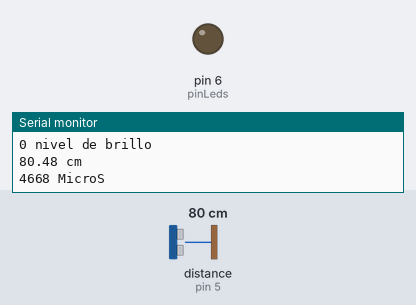
The sketch below on a simulated Arduino Uno, built with avr-gcc and run on an emulated ATmega328P. Parts: output pins drawn as LEDs (lit = HIGH), the last lines printed to the serial monitor. Wiring (inferred from the names in the program): ultrasonic range finder: trigger pin 4; echo pin 5. Inputs (shaded band) come from the test bench; at power-on: distance to the obstacle (sensor on pin 5) 80 cm. The echo pulse lasts 58.3 µs per cm; pins used as bus, display or sensor lines are not drawn.

Above: at 1.2 s.
1.3 s: distance to the obstacle (sensor on pin 5) set to 6 cm
4.3 s: distance to the obstacle (sensor on pin 5) set to 3 cm
At 5.4 s:
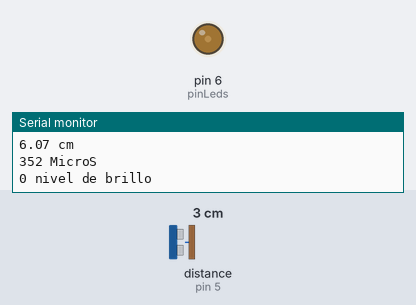
At 6.6 s:
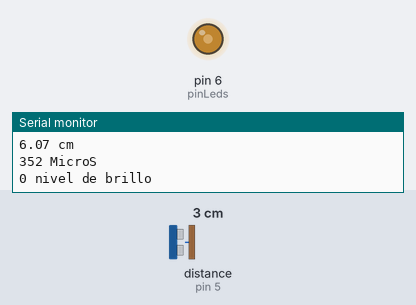
7.3 s: distance to the obstacle (sensor on pin 5) set to 18 cm
At 10.8 s:
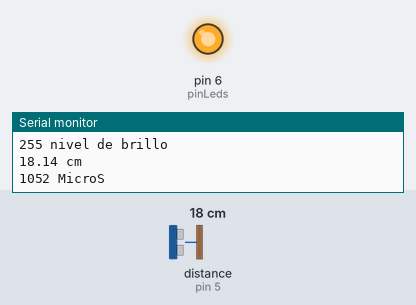
Timing chart, 0 to 12.3 s (numbered marks = the images above; inputs shaded):
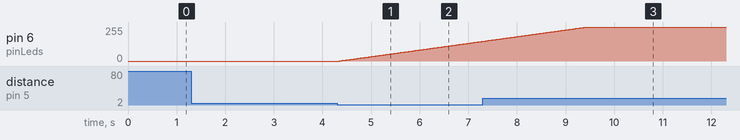

The sketch:

TP_FINAL_v4.ino
```cpp
const int pinTrigger = 4;
const int pinEcho = 5;
const int pinLeds = 6;
bool state = false;
int brillo = 0;


void setup() {
  // put your setup code here, to run once:

  pinMode (pinTrigger, OUTPUT); //Seteo Salida Sensor Distancia
  pinMode (pinEcho, INPUT); //Seteo Entrada Sensor Distancia
  pinMode (pinLeds, OUTPUT); //Seteo Salida para LedBar
  Serial.begin(9600); //Inicializo el puerto serial a 9600 bauds
  while (!Serial); //Para Arduino Leonardo o Mega, tienen un uso distinto del puerto USB


}

void loop() {
  // put your main code here, to run repeatedly:

  int echoStatus = LOW;
  unsigned long lastHighTime = 0;
  unsigned long lastLowTime = 0;
  unsigned long deltaTime = 0;
  float distance = 0;


  digitalWrite (pinTrigger, HIGH); //envio señal ultrasonido
  delayMicroseconds(10); //por 10 microsegundos
  digitalWrite (pinTrigger, LOW); //dejo de enviar la señal

  echoStatus = digitalRead(pinEcho); //Leo señal de retorno de ultrasonido

  while (echoStatus  == LOW)
  {
    echoStatus = digitalRead(pinEcho); //Tengo que seguir leyendo hasta empezar a recibir la señal de echo
  }

  lastHighTime = micros(); //Almaceno el tiempo en el cual empiezo a recibir la señal de echo

  while (echoStatus  == HIGH)
  {
    echoStatus = digitalRead(pinEcho); //Tengo que seguir leyendo hasta terminar de recibir la señal de echo
  }

  lastLowTime = micros(); //Almaceno el tiempo en el cual dejo de recibir la señal de echo

  if (lastLowTime < lastHighTime)
    return;

  deltaTime = lastLowTime - lastHighTime; // Resto los 2 tiempos y me quedo con la diferencia que es la cantidad de tiempo
  distance = (float)deltaTime / 58;

  if (distance <= 5 && state == false)
  {
    while (brillo <= 255)
    {
      analogWrite(pinLeds , brillo);
      brillo++;
      delay(20);
    }
    brillo = 255;
    state = true;
  }
  else if (distance <= 5 && state == true)
  {
    while (brillo >=0)
    {
      analogWrite(pinLeds , brillo);
      brillo--;
      delay(10);
    }
    brillo = 0;
    state = false;
  }


  Serial.print(distance);
  Serial.println(" cm");
  Serial.print(deltaTime);
  Serial.println(" MicroS");
  Serial.print(brillo);
  Serial.println(" nivel de brillo");

}
```

Measured:
- the behaviour switches between 5 and 4 cm on distance to the obstacle (sensor on pin 5) (found by bisection; images 0 and 1)
- after the input at 4.3 s, pin 6 (pinLeds): moves from 0/255 to 148/255 over 2.9 s, starting after 0.05 s
- after the input at 7.3 s, pin 6 (pinLeds): goes on until 9.4 s, then stays 255/255
